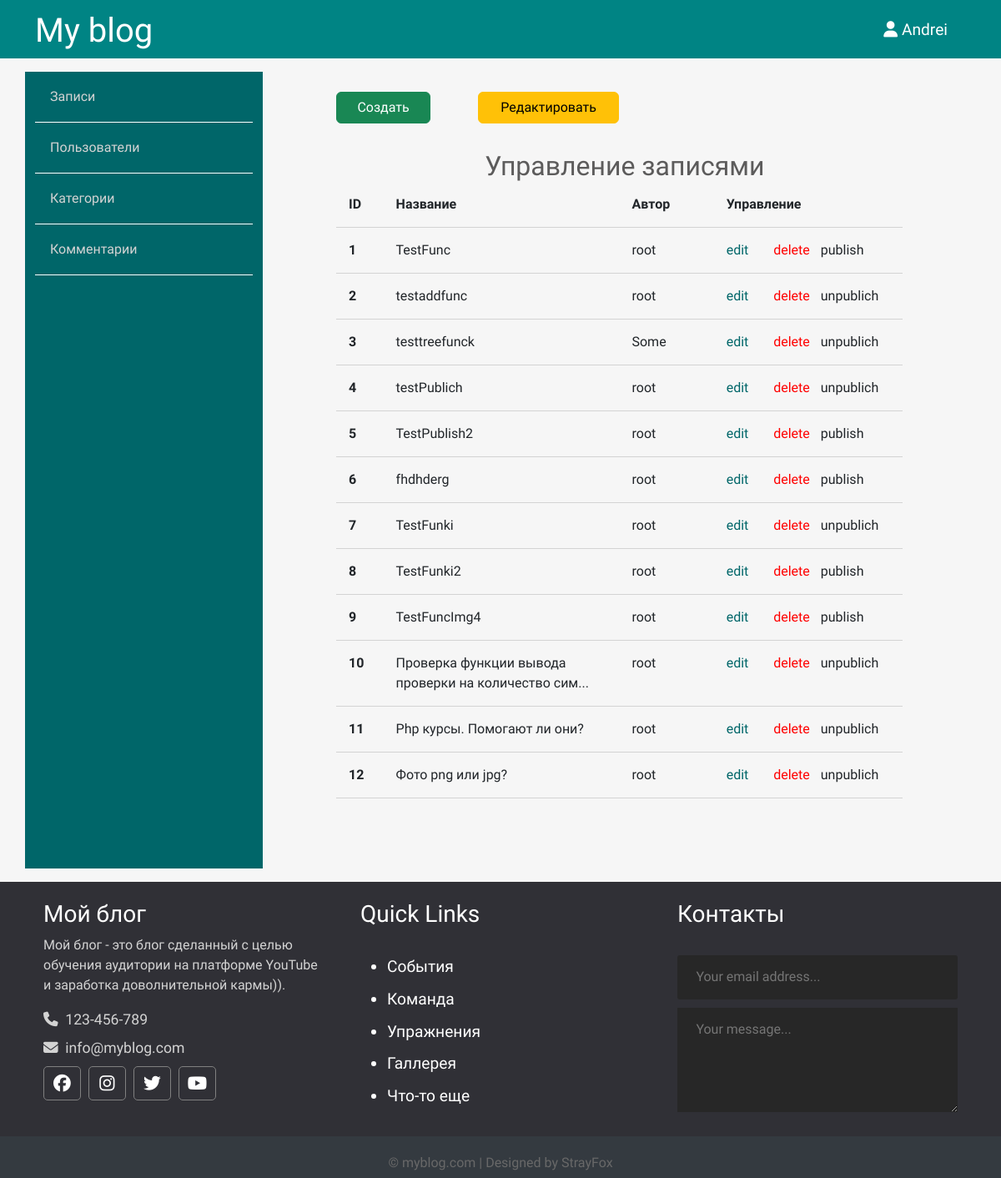
The page /admin/posts/index.php (signed in) on the database its author committed.
### tables this page shows
CREATE TABLE `posts` (
  `id` int(12) NOT NULL,
  `id_user` int(12) NOT NULL,
  `title` varchar(255) NOT NULL,
  `img` varchar(255) NOT NULL,
  `content` text NOT NULL,
  `status` tinyint(4) NOT NULL,
  `id_topic` int(12) DEFAULT NULL,
  `created_date` datetime NOT NULL DEFAULT CURRENT_TIMESTAMP
);

CREATE TABLE `users` (
  `id` int(12) NOT NULL,
  `admin` tinyint(4) NOT NULL,
  `username` varchar(255) NOT NULL,
  `email` varchar(255) NOT NULL,
  `password` varchar(255) NOT NULL,
  `created` timestamp NOT NULL DEFAULT CURRENT_TIMESTAMP
);

### app/database/db.php (called while the page is built, shortened)
<?php
require('connect.php');
function dbCheckError($query){
  $errInfo = $query->errorInfo();
  return true;
}
function selectAllFromPostsWithUsers($table1, $table2) {
  global $dbh;
  $sql = "SELECT t1.id, t1.title, t1.img, t1.content, t1.status, t1.id_topic, t1.created_date, t2.username FROM $table1 AS t1 JOIN $table2 AS t2 ON t1.id_user = t2.id";
  $query = $dbh->prepare($sql);
  $query->execute();
  return $query->fetchAll();
}

### app/controllers/posts.php (called while the page is built, shortened)
<?php
    include(SITE_ROOT . "/app/database/db.php");
    $postsADM = selectAllFromPostsWithUsers('posts', 'users');

### admin/posts/index.php (the view, shortened to what this page needs)
<?php
  include("../../app/controllers/posts.php");
?>
<!doctype html>
<html lang="en">
  <head>
    <link href="https://cdn.jsdelivr.net/npm/bootstrap@5.2.3/dist/css/bootstrap.min.css" rel="stylesheet">
    <link rel="stylesheet" href="../../assets/css/admin.css">
  </head>
  <body>
    <?php include("../../app/include/header-admin.php"); ?>
    <div class="container">
      <div class="row">
        <?php include("../../app/include/sidebar-admin.php"); ?>
        <div class="posts col-9">
          <div class="button row">
            <a href="<?php echo BASE_URL . "/admin/posts/create.php"; ?>" class="col-2 btn btn-success">Создать</a>
            <span class="col-1"></span>
            <a href="<?php echo BASE_URL . "/admin/posts/index.php"; ?>" class="col-3 btn btn-warning">Редактировать</a>
          </div>
          <div class="row title-table">
            <h2>Управление записями</h2>
            <div class="col-1">ID</div>
            <div class="col-5">Название</div>
            <div class="col-2">Автор</div>
            <div class="col-4">Управление</div>
          </div>
          <?php foreach ($postsADM as $key => $post): ?>
            <div class="row post">
              <div class="id col-1"><?= $key + 1; ?></div>
              <div class="title col-5">
                <?php if (strlen($post['title']) < 50): ?>
                  <?=$post['title'];?>
                <?php else: ?>
                  <?=mb_substr($post['title'], 0, 50, 'UTF-8') . "...";?>
                <?php endif; ?>
              </div>
              <div class="author col-2"><?= $post['username']; ?></div>
              <div class="red col-1"><a href="edit.php?id=<?=$post['id']; ?>">edit</a></div>
              <div class="del col-1"><a href="edit.php?delete_id=<?=$post['id']; ?>">delete</a></div>
              <?php if ($post['status']): ?>
                <div class="status col-2"><a href="edit.php?publish=0&publish_id=<?=$post['id']; ?>">unpublich</a></div>
              <?php else: ?>
                <div class="status col-2"><a href="edit.php?publish=1&publish_id=<?=$post['id']; ?>">publish</a></div>
              <?php endif; ?>
            </div>
          <?php endforeach; ?>
        </div>
      </div>
    </div>
    <?php include("../../app/include/footer.php"); ?>
  </body>
</html>

### assets/css/admin.css (style rules this page uses)
* { font-family: 'Comfortaa', cursive; }
html, h1, h2, h3, h4, h5, h6 { color: #5c5b5b; }
body { background-color: #f6f6f6; }
a { text-decoration: none; color: inherit; }
.posts { height: 100%; padding: 40px 100px 100px; overflow-y: scroll; }
.posts h2 { text-align: center; margin: 2rem 0 0 0.4rem; }
.posts .title-table div { padding: 15px; text-align: left; border-bottom: 1px solid #d3d3d3; font-weight: 700; }
.posts .post div { padding: 15px; text-align: left; border-bottom: 1px solid #d3d3d3; }
.posts .post .red { color: #006669; }
.posts .post .del { color: red; }
.posts .post .id { font-weight: bold; }

### rows shown on the page
posts: title "TestFunc", id_user.username "root"
posts: title "testaddfunc", id_user.username "root"
posts: title "testtreefunck", id_user.username "Some"
posts: title "testPublich", id_user.username "root"
posts: title "TestPublish2", id_user.username "root"
posts: title "fhdhderg", id_user.username "root"
posts: title "TestFunki", id_user.username "root"
posts: title "TestFunki2", id_user.username "root"
posts: title "TestFuncImg4", id_user.username "root"
posts: title "Проверка функции вывода проверки на количество сим", id_user.username "root"
posts: title "Php курсы. Помогают ли они?", id_user.username "root"
posts: title "Фото png или jpg?", id_user.username "root"

### other values the page prints
$_SESSION['login'] "Andrei"
